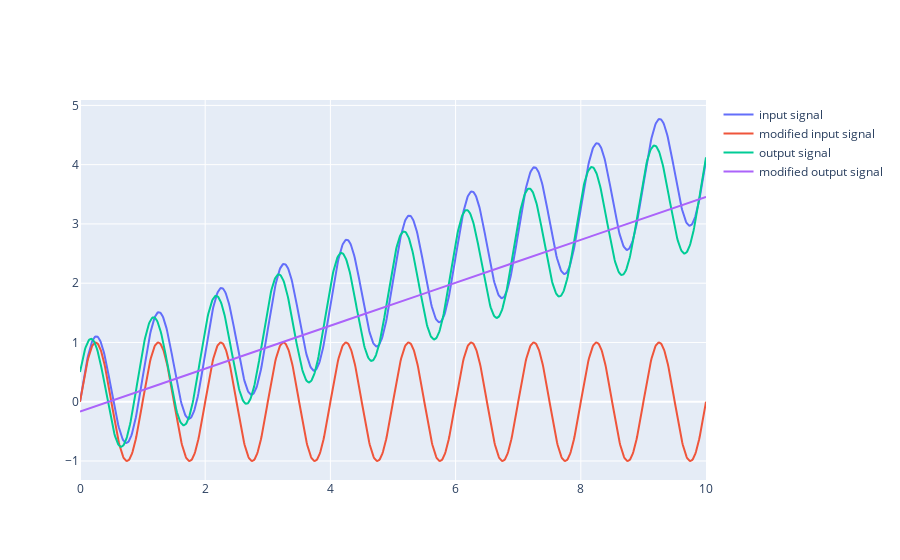

This figure's notebook cell:
### Code cell
fig = go.Figure()
a = data_in2
cond1 = np.where((0<t_samp2) & (t_samp2<1))[0]
cond2 = np.where((1<t_samp2) & (t_samp2<2))[0]
mina, maxa = np.min(a[cond1]), np.max(a[cond1])
minb, maxb = np.min(a[cond2]), np.max(a[cond2])
A = abs(mina- maxa)/2
meana = (mina+maxa)/2
meanb = (minb+maxb)/2
meana = min(np.where(abs(meana-a[cond1])<1e-2)[0])
meanb = min(np.where(abs(meanb-a[cond2])<1e-2)[0])
ta = t_samp2[min(cond1)+meana]
tb = t_samp2[min(cond2)+meanb]
sa, sb = a[np.where(ta==t_samp2)], a[np.where(tb==t_samp2)]
sa,sb,ta,tb
kd = (sa-sb)/(ta-tb)
cd = sb-kd*tb
fig.add_trace(go.Scatter(x=t_samp2, y=data_in2, name='input signal'))
fig.add_trace(go.Scatter(x=t_samp2, y=a-(kd*t_samp2), name='modified input signal'))

a = data_out2
cond1 = np.where((0<t_samp2) & (t_samp2<1))[0]
cond2 = np.where((1<t_samp2) & (t_samp2<2))[0]
mina, maxa = np.min(a[cond1]), np.max(a[cond1])
minb, maxb = np.min(a[cond2]), np.max(a[cond2])
A = abs(mina- maxa)/2
meana = (mina+maxa)/2
meanb = (minb+maxb)/2
meana = min(np.where(abs(meana-a[cond1])<1e-2)[0])
meanb = min(np.where(abs(meanb-a[cond2])<1e-2)[0])
ta = t_samp2[min(cond1)+meana]
tb = t_samp2[min(cond2)+meanb]
sa, sb = a[np.where(ta==t_samp2)], a[np.where(tb==t_samp2)]
kd = (sa-sb)/(ta-tb)
cd = sb-kd*tb
fig.add_trace(go.Scatter(x=t_samp2, y=data_out2, name='output signal'))
fig.add_trace(go.Scatter(x=t_samp2, y=(kd*t_samp2+cd), name='modified output signal'))
# print(ta,sa,tb,sb)
fig.show()

### Figure 1 — Plotly figure (JSON) as saved in the notebook; plotly's stock layout.template omitted (floating-point values rounded to 4 significant figures; data arrays with more than 128 entries replaced by an {"elided": "..."} marker saying what was removed)
{"data": [{"name": "input signal", "type": "scatter", "x": {"elided": "1001 float values"}, "y": {"elided": "1001 float values"}}, {"name": "modified input signal", "type": "scatter", "x": {"elided": "1001 float values"}, "y": {"elided": "1001 float values"}}, {"name": "output signal", "type": "scatter", "x": {"elided": "1001 float values"}, "y": {"elided": "1001 float values"}}, {"name": "modified output signal", "type": "scatter", "x": {"elided": "1001 float values"}, "y": {"elided": "1001 float values"}}], "layout": {}}
